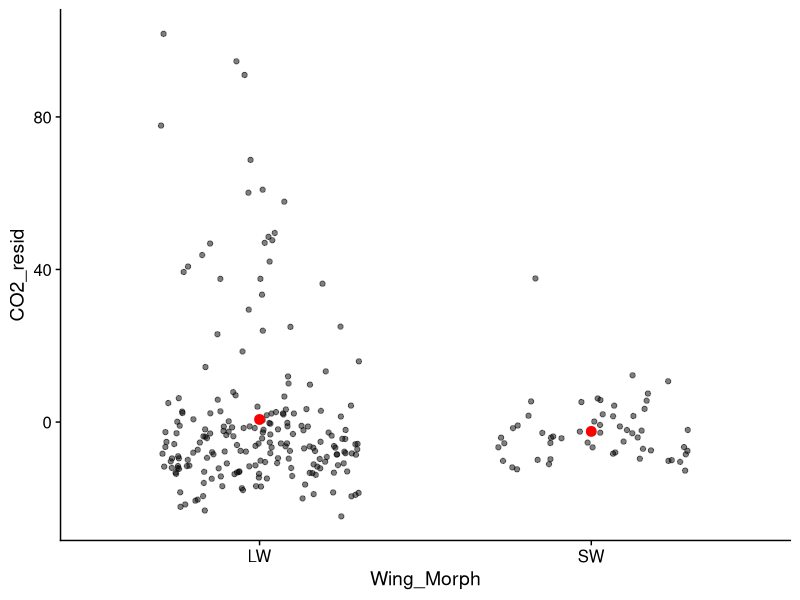
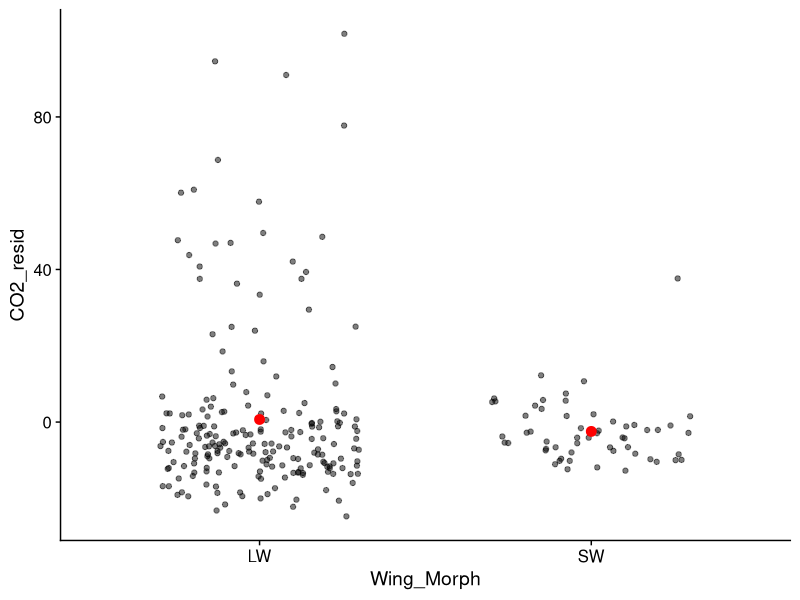
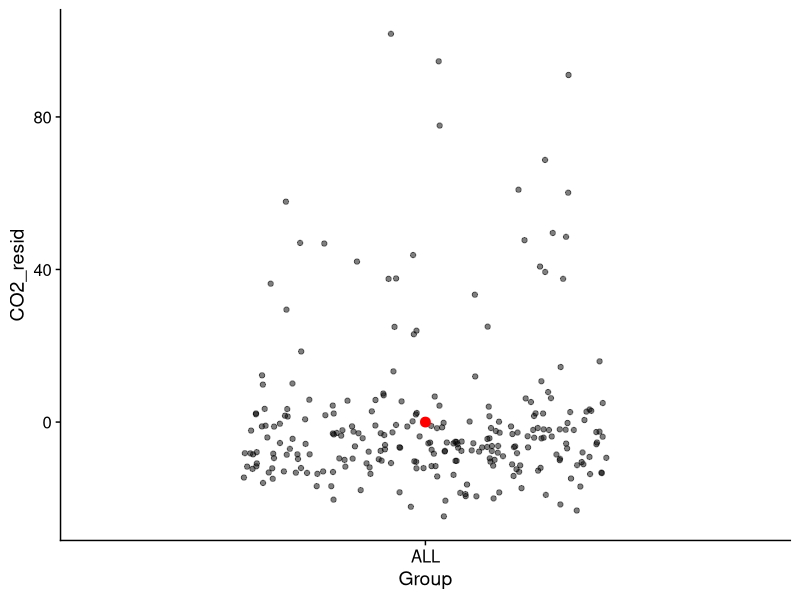
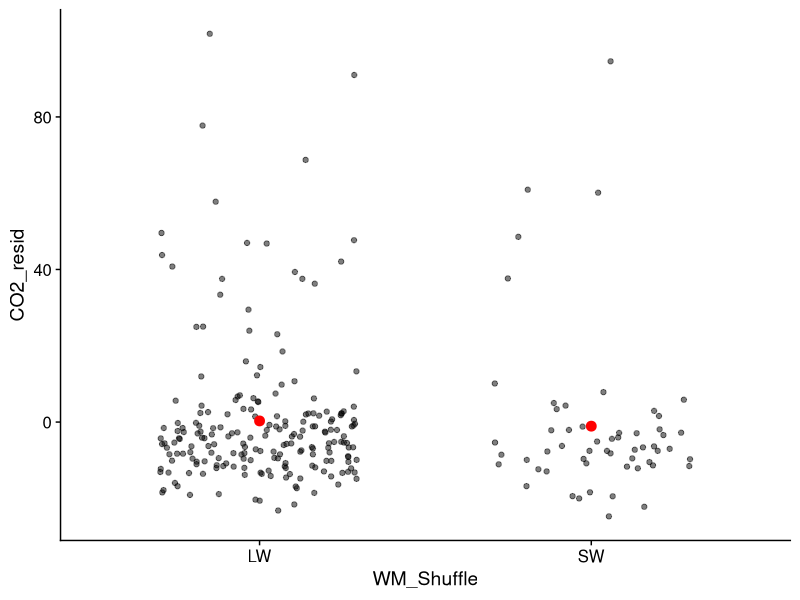
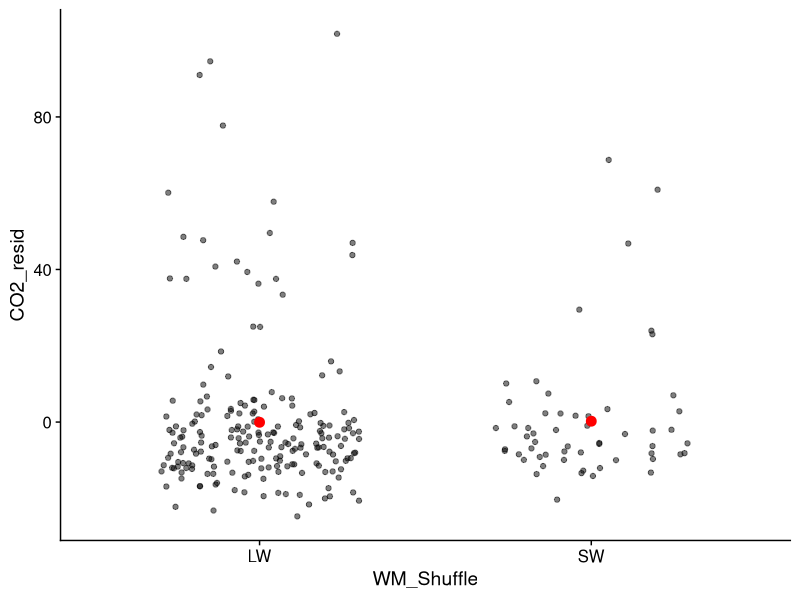
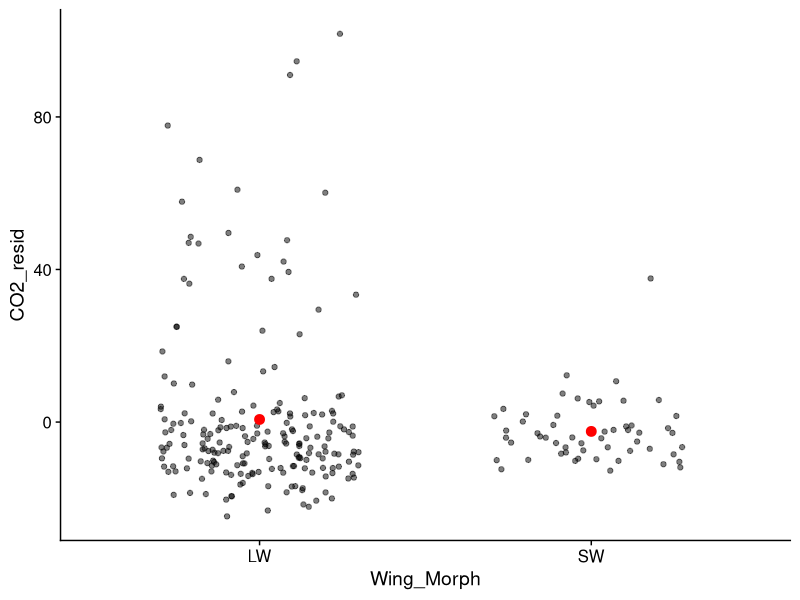
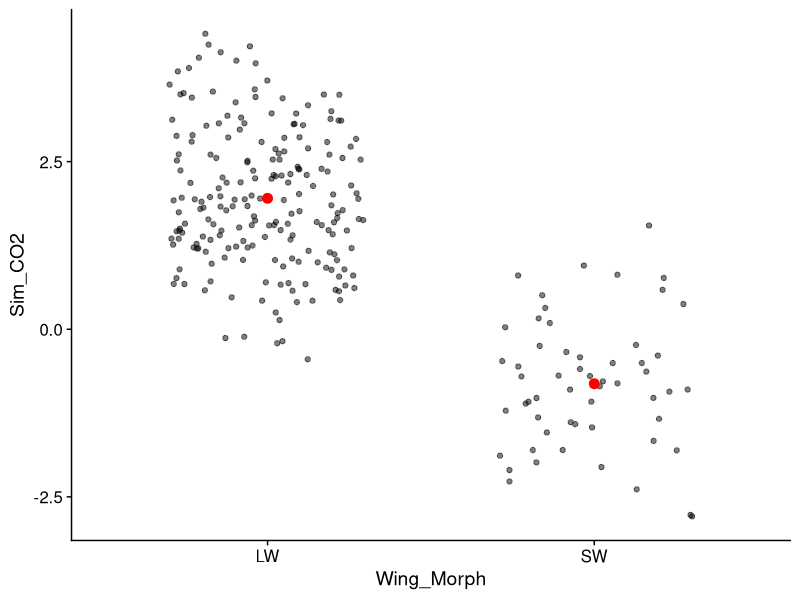
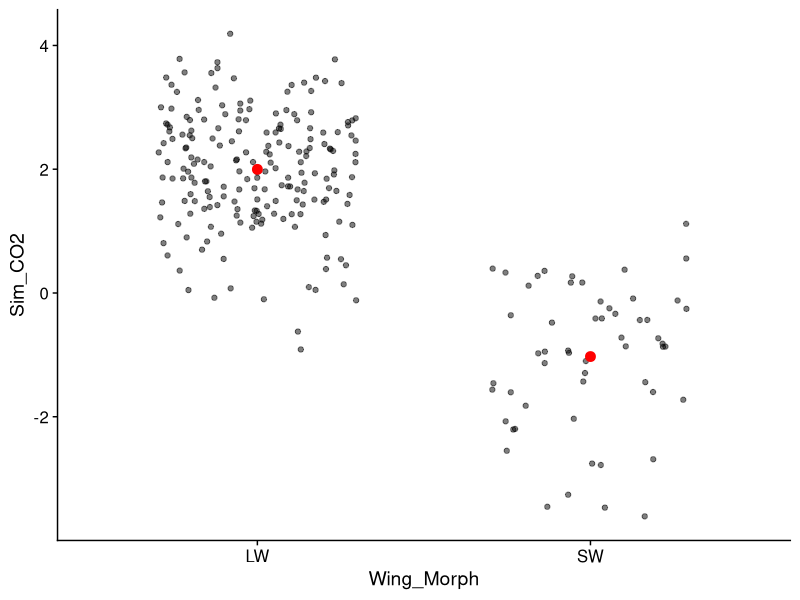

Here is the R script that generated these plots, in order:
## ---- chunk 1
#| label: setup
#| echo: false

library(tidyverse)
library(cowplot)
theme_set(theme_cowplot())
library(readxl)

## ---- chunk 2
#| echo: true
#| eval: true

CD <- read_csv("../data/Cricket_Metabolic_MassCor.csv")

CD |>
  group_by(Wing_Morph) |>
  summarise(Mean = mean(CO2_resid))
  
## ---- chunk 3
#| echo: false
#| eval: true

CD |>
  ggplot(aes(Wing_Morph, CO2_resid)) +
  geom_point(position = position_jitter(width = 0.3), alpha = 0.5) +
  stat_summary(fun = mean, geom = "point", size = 3, color = "red") 
  
## ---- chunk 4
#| echo: false
#| eval: true

CD |>
  ggplot(aes(Wing_Morph, CO2_resid)) +
  geom_point(position = position_jitter(width = 0.3), alpha = 0.5) +
  stat_summary(fun = mean, geom = "point", size = 3, color = "red") 
  
## ---- chunk 5
#| echo: false
#| eval: true

CD$Group <- "ALL"

CD |>
  ggplot(aes(Group, CO2_resid)) +
  geom_point(position = position_jitter(width = 0.3), alpha = 0.5) +
  stat_summary(fun = mean, geom = "point", size = 3, color = "red") 
  
## ---- chunk 6
#| echo: false
#| eval: true

CD$WM_Shuffle <- sample(CD$Wing_Morph)

CD |>
  group_by(WM_Shuffle) |>
  summarise(Mean = mean(CO2_resid))


CD |>
  ggplot(aes(WM_Shuffle, CO2_resid)) +
  geom_point(position = position_jitter(width = 0.3), alpha = 0.5) +
  stat_summary(fun = mean, geom = "point", size = 3, color = "red") 
  
## ---- chunk 7
#| echo: false
#| eval: true

CD$WM_Shuffle <- sample(CD$Wing_Morph)

CD |>
  group_by(WM_Shuffle) |>
  summarise(Mean = mean(CO2_resid))


CD |>
  ggplot(aes(WM_Shuffle, CO2_resid)) +
  geom_point(position = position_jitter(width = 0.3), alpha = 0.5) +
  stat_summary(fun = mean, geom = "point", size = 3, color = "red") 
  
## ---- chunk 8
#| echo: false
#| eval: true

CD |>
  ggplot(aes(Wing_Morph, CO2_resid)) +
  geom_point(position = position_jitter(width = 0.3), alpha = 0.5) +
  stat_summary(fun = mean, geom = "point", size = 3, color = "red") 
  
## ---- chunk 9
#| echo: true
#| eval: true

n.sw <- sum(CD$Wing_Morph=="SW")
n.lw <- sum(CD$Wing_Morph=="LW")

mean.sw <- -1
mean.lw <- 2

SS <- tibble(Wing_Morph = c(rep("SW", n.sw), rep("LW", n.lw)),
             Sim_CO2 = c(rnorm(n.sw, mean.sw), rnorm(n.lw, mean.lw))
             
)

SS |> group_by(Wing_Morph) |>
  summarise(Mean = mean(Sim_CO2))

## ---- chunk 10
#| echo: false
#| eval: true

SS |> group_by(Wing_Morph) |>
  summarise(Mean = mean(Sim_CO2))

SS |>
  ggplot(aes(Wing_Morph, Sim_CO2)) +
  geom_point(position = position_jitter(width = 0.3), alpha = 0.5) +
  stat_summary(fun = mean, geom = "point", size = 3, color = "red")
  
## ---- chunk 11
#| echo: false
#| eval: true

n.sw <- sum(CD$Wing_Morph=="SW")
n.lw <- sum(CD$Wing_Morph=="LW")

mean.sw <- -1
mean.lw <- 2

SS <- tibble(Wing_Morph = c(rep("SW", n.sw), rep("LW", n.lw)),
             Sim_CO2 = c(rnorm(n.sw, mean.sw), rnorm(n.lw, mean.lw))
             
)

SS |> group_by(Wing_Morph) |>
  summarise(Mean = mean(Sim_CO2))

SS |>
  ggplot(aes(Wing_Morph, Sim_CO2)) +
  geom_point(position = position_jitter(width = 0.3), alpha = 0.5) +
  stat_summary(fun = mean, geom = "point", size = 3, color = "red")
  
